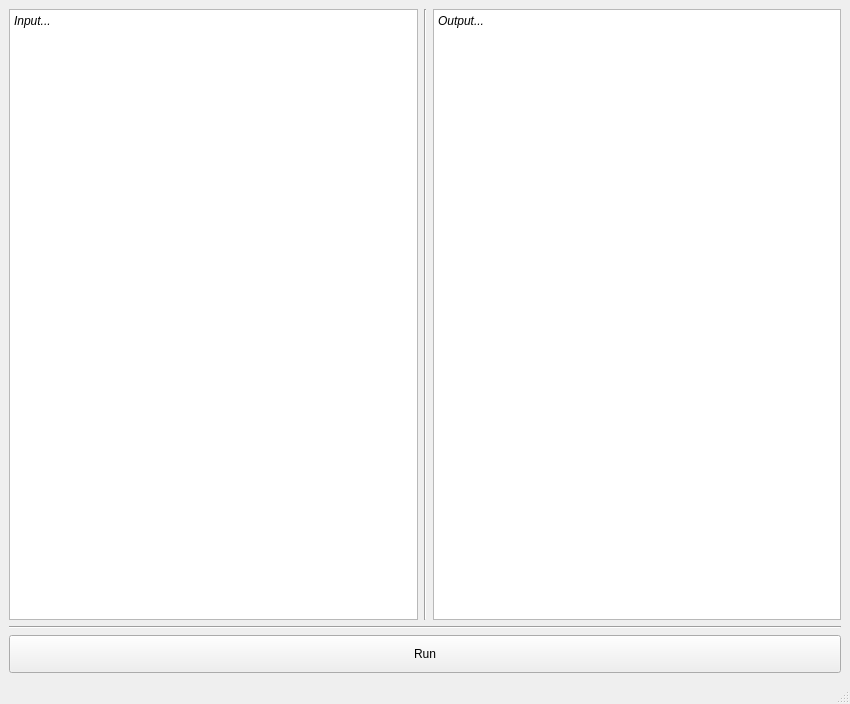
<?xml version="1.0" encoding="UTF-8"?>
<ui version="4.0">
 <class>MainWindow</class>
 <widget class="QMainWindow" name="MainWindow">
  <property name="geometry">
   <rect>
    <x>0</x>
    <y>0</y>
    <width>850</width>
    <height>704</height>
   </rect>
  </property>
  <property name="windowTitle">
   <string>MainWindow</string>
  </property>
  <widget class="QWidget" name="centralwidget">
   <layout class="QHBoxLayout" name="horizontalLayout_3">
    <item>
     <layout class="QVBoxLayout" name="verticalLayout" stretch="16,1,1">
      <item>
       <layout class="QHBoxLayout" name="horizontalLayout_2">
        <item>
         <widget class="QTextEdit" name="inputText">
          <property name="html">
           <string>&lt;!DOCTYPE HTML PUBLIC &quot;-//W3C//DTD HTML 4.0//EN&quot; &quot;http://www.w3.org/TR/REC-html40/strict.dtd&quot;&gt;
&lt;html&gt;&lt;head&gt;&lt;meta name=&quot;qrichtext&quot; content=&quot;1&quot; /&gt;&lt;style type=&quot;text/css&quot;&gt;
p, li { white-space: pre-wrap; }
&lt;/style&gt;&lt;/head&gt;&lt;body style=&quot; font-family:'SimSun'; font-size:9pt; font-weight:400; font-style:normal;&quot;&gt;
&lt;p style=&quot; margin-top:0px; margin-bottom:0px; margin-left:0px; margin-right:0px; -qt-block-indent:0; text-indent:0px;&quot;&gt;&lt;span style=&quot; font-style:italic;&quot;&gt;Input...&lt;/span&gt;&lt;/p&gt;&lt;/body&gt;&lt;/html&gt;</string>
          </property>
         </widget>
        </item>
        <item>
         <widget class="Line" name="line_2">
          <property name="orientation">
           <enum>Qt::Vertical</enum>
          </property>
         </widget>
        </item>
        <item>
         <widget class="QTextEdit" name="outputText">
          <property name="html">
           <string>&lt;!DOCTYPE HTML PUBLIC &quot;-//W3C//DTD HTML 4.0//EN&quot; &quot;http://www.w3.org/TR/REC-html40/strict.dtd&quot;&gt;
&lt;html&gt;&lt;head&gt;&lt;meta name=&quot;qrichtext&quot; content=&quot;1&quot; /&gt;&lt;style type=&quot;text/css&quot;&gt;
p, li { white-space: pre-wrap; }
&lt;/style&gt;&lt;/head&gt;&lt;body style=&quot; font-family:'SimSun'; font-size:9pt; font-weight:400; font-style:normal;&quot;&gt;
&lt;p style=&quot; margin-top:0px; margin-bottom:0px; margin-left:0px; margin-right:0px; -qt-block-indent:0; text-indent:0px;&quot;&gt;&lt;span style=&quot; font-style:italic;&quot;&gt;Output...&lt;/span&gt;&lt;/p&gt;&lt;/body&gt;&lt;/html&gt;</string>
          </property>
         </widget>
        </item>
       </layout>
      </item>
      <item>
       <widget class="Line" name="line">
        <property name="orientation">
         <enum>Qt::Horizontal</enum>
        </property>
       </widget>
      </item>
      <item>
       <widget class="QPushButton" name="runButton">
        <property name="sizePolicy">
         <sizepolicy hsizetype="Minimum" vsizetype="Expanding">
          <horstretch>0</horstretch>
          <verstretch>0</verstretch>
         </sizepolicy>
        </property>
        <property name="text">
         <string>Run</string>
        </property>
       </widget>
      </item>
     </layout>
    </item>
   </layout>
  </widget>
  <widget class="QStatusBar" name="statusbar"/>
 </widget>
 <resources/>
 <connections/>
</ui>
